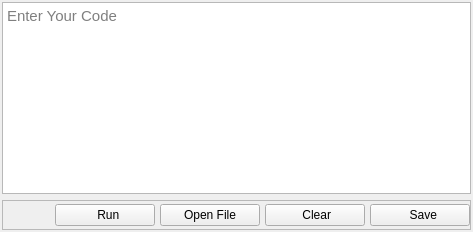
            <widget class="QWidget" name="page_2">
             <layout class="QVBoxLayout" name="verticalLayout_6">
              <property name="leftMargin">
               <number>2</number>
              </property>
              <property name="topMargin">
               <number>2</number>
              </property>
              <property name="rightMargin">
               <number>2</number>
              </property>
              <property name="bottomMargin">
               <number>2</number>
              </property>
              <item>
               <widget class="QTextEdit" name="textEdit">
                <property name="font">
                 <font>
                  <family>Arial</family>
                  <pointsize>11</pointsize>
                 </font>
                </property>
                <property name="cursor" stdset="0">
                 <cursorShape>IBeamCursor</cursorShape>
                </property>
                <property name="autoFormatting">
                 <set>QTextEdit::AutoFormattingFlag::AutoNone</set>
                </property>
                <property name="lineWrapMode">
                 <enum>QTextEdit::LineWrapMode::WidgetWidth</enum>
                </property>
                <property name="overwriteMode">
                 <bool>false</bool>
                </property>
                <property name="cursorWidth">
                 <number>3</number>
                </property>
                <property name="textInteractionFlags">
                 <set>Qt::TextInteractionFlag::LinksAccessibleByKeyboard|Qt::TextInteractionFlag::LinksAccessibleByMouse|Qt::TextInteractionFlag::TextBrowserInteraction|Qt::TextInteractionFlag::TextEditable|Qt::TextInteractionFlag::TextEditorInteraction|Qt::TextInteractionFlag::TextSelectableByKeyboard|Qt::TextInteractionFlag::TextSelectableByMouse</set>
                </property>
                <property name="placeholderText">
                 <string>Enter Your Code</string>
                </property>
               </widget>
              </item>
              <item alignment="Qt::AlignmentFlag::Qt::AlignmentFlag::AlignBottom">
               <widget class="QFrame" name="frame">
                <property name="sizePolicy">
                 <sizepolicy hsizetype="Expanding" vsizetype="Preferred">
                  <horstretch>0</horstretch>
                  <verstretch>0</verstretch>
                 </sizepolicy>
                </property>
                <property name="minimumSize">
                 <size>
                  <width>0</width>
                  <height>30</height>
                 </size>
                </property>
                <property name="maximumSize">
                 <size>
                  <width>5555555</width>
                  <height>35</height>
                 </size>
                </property>
                <property name="layoutDirection">
                 <enum>Qt::LayoutDirection::LeftToRight</enum>
                </property>
                <property name="frameShape">
                 <enum>QFrame::Shape::StyledPanel</enum>
                </property>
                <property name="frameShadow">
                 <enum>QFrame::Shadow::Raised</enum>
                </property>
                <layout class="QHBoxLayout" name="horizontalLayout_8">
                 <property name="spacing">
                  <number>5</number>
                 </property>
                 <property name="leftMargin">
                  <number>0</number>
                 </property>
                 <property name="topMargin">
                  <number>0</number>
                 </property>
                 <property name="rightMargin">
                  <number>0</number>
                 </property>
                 <property name="bottomMargin">
                  <number>0</number>
                 </property>
                 <item>
                  <widget class="QLabel" name="fileName">
                   <property name="font">
                    <font>
                     <family>Arial</family>
                    </font>
                   </property>
                   <property name="text">
                    <string/>
                   </property>
                  </widget>
                 </item>
                 <item>
                  <spacer name="horizontalSpacer">
                   <property name="orientation">
                    <enum>Qt::Orientation::Horizontal</enum>
                   </property>
                   <property name="sizeHint" stdset="0">
                    <size>
                     <width>40</width>
                     <height>20</height>
                    </size>
                   </property>
                  </spacer>
                 </item>
                 <item>
                  <widget class="QPushButton" name="RunButton">
                   <property name="minimumSize">
                    <size>
                     <width>100</width>
                     <height>0</height>
                    </size>
                   </property>
                   <property name="cursor">
                    <cursorShape>PointingHandCursor</cursorShape>
                   </property>
                   <property name="text">
                    <string>  Run</string>
                   </property>
                   <property name="icon">
                    <iconset resource="D:/MyStudy/college/Level4_1st/Compiler/Projects/ProjectGUI/resource.qrc">
                     <normaloff>:/icon/resources/sharpen2.png</normaloff>:/icon/resources/sharpen2.png</iconset>
                   </property>
                  </widget>
                 </item>
                 <item>
                  <widget class="QPushButton" name="Open_file">
                   <property name="minimumSize">
                    <size>
                     <width>100</width>
                     <height>0</height>
                    </size>
                   </property>
                   <property name="maximumSize">
                    <size>
                     <width>100</width>
                     <height>16777215</height>
                    </size>
                   </property>
                   <property name="cursor">
                    <cursorShape>PointingHandCursor</cursorShape>
                   </property>
                   <property name="layoutDirection">
                    <enum>Qt::LayoutDirection::LeftToRight</enum>
                   </property>
                   <property name="autoFillBackground">
                    <bool>false</bool>
                   </property>
                   <property name="text">
                    <string>Open File</string>
                   </property>
                   <property name="icon">
                    <iconset resource="D:/MyStudy/college/Level4_1st/Compiler/Projects/ProjectGUI/resource.qrc">
                     <normaloff>:/icon/resources/open-folder.png</normaloff>:/icon/resources/open-folder.png</iconset>
                   </property>
                   <property name="checkable">
                    <bool>true</bool>
                   </property>
                   <property name="autoExclusive">
                    <bool>false</bool>
                   </property>
                  </widget>
                 </item>
                 <item>
                  <widget class="QPushButton" name="ClearButton">
                   <property name="minimumSize">
                    <size>
                     <width>100</width>
                     <height>0</height>
                    </size>
                   </property>
                   <property name="maximumSize">
                    <size>
                     <width>100</width>
                     <height>16777215</height>
                    </size>
                   </property>
                   <property name="cursor">
                    <cursorShape>PointingHandCursor</cursorShape>
                   </property>
                   <property name="text">
                    <string> Clear</string>
                   </property>
                   <property name="icon">
                    <iconset resource="D:/MyStudy/college/Level4_1st/Compiler/Projects/ProjectGUI/resource.qrc">
                     <normaloff>:/icon/resources/rubber.png</normaloff>:/icon/resources/rubber.png</iconset>
                   </property>
                  </widget>
                 </item>
                 <item>
                  <widget class="QPushButton" name="Save_file">
                   <property name="minimumSize">
                    <size>
                     <width>100</width>
                     <height>0</height>
                    </size>
                   </property>
                   <property name="maximumSize">
                    <size>
                     <width>100</width>
                     <height>16777215</height>
                    </size>
                   </property>
                   <property name="cursor">
                    <cursorShape>PointingHandCursor</cursorShape>
                   </property>
                   <property name="text">
                    <string>  Save</string>
                   </property>
                   <property name="icon">
                    <iconset resource="D:/MyStudy/college/Level4_1st/Compiler/Projects/ProjectGUI/resource.qrc">
                     <normaloff>:/icon/resources/floppy-disk.png</normaloff>:/icon/resources/floppy-disk.png</iconset>
                   </property>
                  </widget>
                 </item>
                </layout>
               </widget>
              </item>
             </layout>
            </widget>
